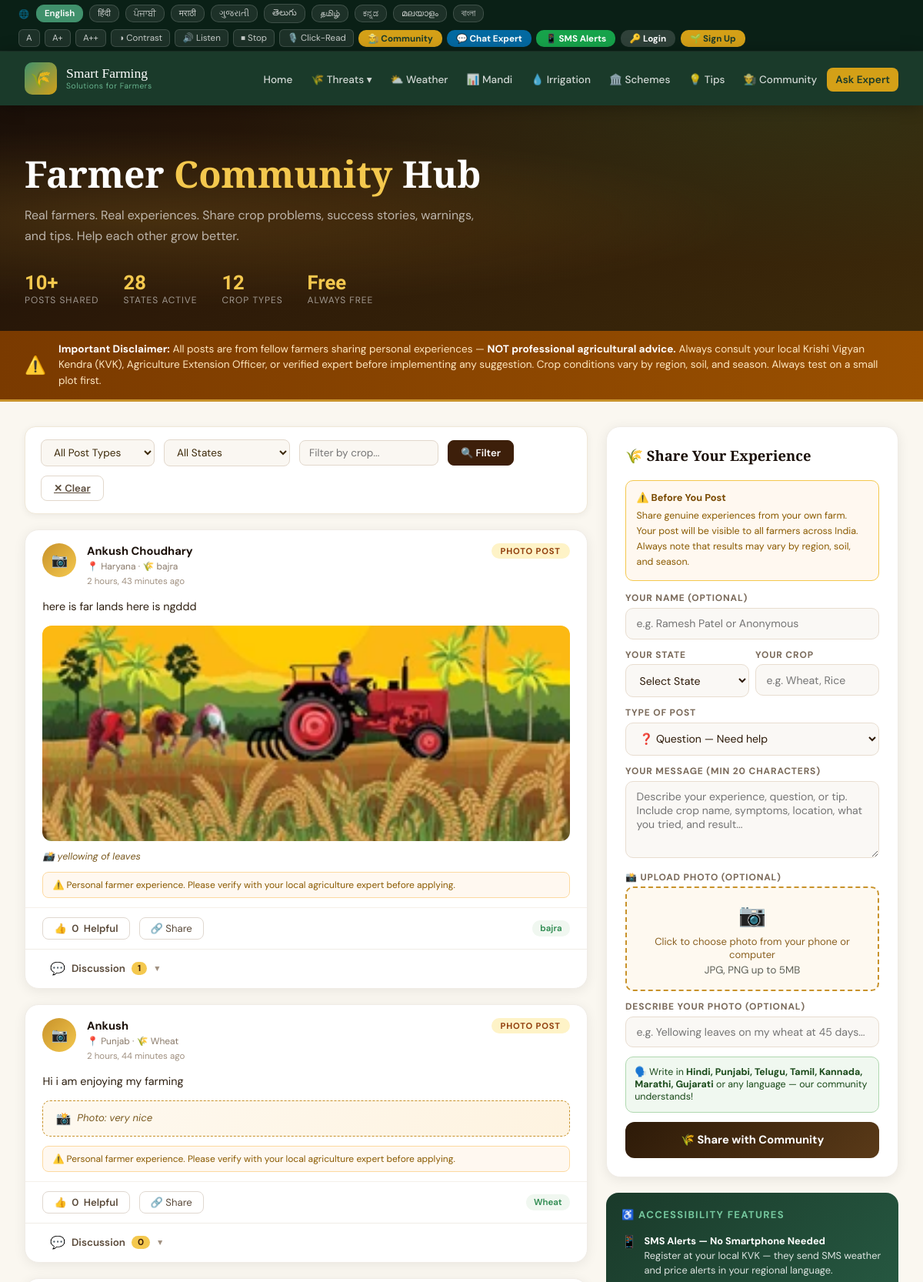
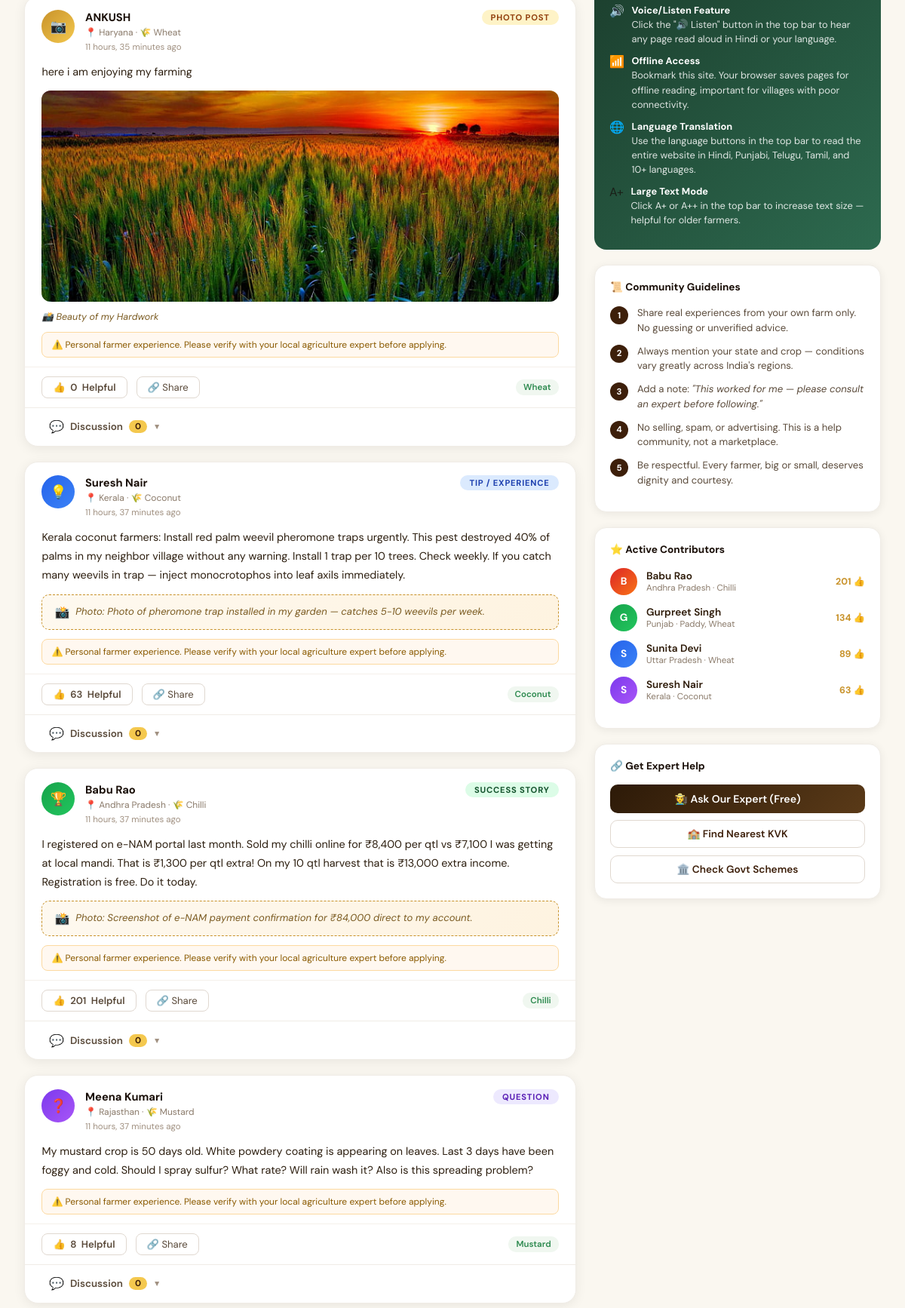
/community/ (upper part), run on the app's committed database (2 pictures, top to bottom).
### farming/models.py (models this page shows, shortened)
class CommunityPost(models.Model):
    CATEGORY_CHOICES = [
        ('question', 'Question'),
        ('tip', 'Tip / Experience'),
        ('success', 'Success Story'),
        ('warning', 'Warning / Alert'),
        ('photo', 'Photo Post'),
    ]
    name = models.CharField(max_length=200, default='Anonymous Farmer')
    state = models.CharField(max_length=100, blank=True, default='')
    crop = models.CharField(max_length=200, blank=True, default='')
    category = models.CharField(max_length=20, choices=CATEGORY_CHOICES, default='question')
    content = models.TextField()
    photo = models.ImageField(upload_to='community/', blank=True, null=True)
    photo_description = models.CharField(max_length=500, blank=True, default='')
    likes = models.IntegerField(default=0)
    created_at = models.DateTimeField(auto_now_add=True)
    is_approved = models.BooleanField(default=True)
    class Meta:
        ordering = ['-created_at']

### farming/views.py (the view, shortened to what this page needs)
# urls.py: path('community/', views.community, name='community'),
def community(request):
    category_filter = request.GET.get('category', '')
    crop_filter = request.GET.get('crop', '')
    state_filter = request.GET.get('state', '')
    posts = CommunityPost.objects.filter(is_approved=True)
    if category_filter:
        posts = posts.filter(category=category_filter)
    if crop_filter:
        posts = posts.filter(crop__icontains=crop_filter)
    if state_filter:
        posts = posts.filter(state__icontains=state_filter)
    indian_states = [
        'Andhra Pradesh', 'Arunachal Pradesh', 'Assam', 'Bihar', 'Chhattisgarh',
        'Goa', 'Gujarat', 'Haryana', 'Himachal Pradesh', 'Jharkhand', 'Karnataka',
        'Kerala', 'Madhya Pradesh', 'Maharashtra', 'Manipur', 'Meghalaya', 'Mizoram',
        'Nagaland', 'Odisha', 'Punjab', 'Rajasthan', 'Sikkim', 'Tamil Nadu',
        'Telangana', 'Tripura', 'Uttar Pradesh', 'Uttarakhand', 'West Bengal',
    ]
    from .models import PostComment
    for post in posts:
        post.top_comments = post.comments.filter(parent=None).prefetch_related('replies')[:50]
    return render(request, 'farming/community.html', {
        'posts': posts,
        'category_filter': category_filter,
        'crop_filter': crop_filter,
        'state_filter': state_filter,
        'total_posts': CommunityPost.objects.filter(is_approved=True).count(),
        'indian_states': indian_states,
        'categories': CommunityPost.CATEGORY_CHOICES,
    })

### farming/templates/farming/community.html (shortened to what this page needs)
{% extends 'farming/base.html' %}
{% block content %}
<div class="comm-hero">
  <div class="comm-hero-inner">
    <h1 class="comm-title">Farmer <span>Community</span> Hub</h1>
    <p class="comm-subtitle">Real farmers. Real experiences. Share crop problems, success stories, warnings, and tips. Help each other grow better.</p>
    <div class="comm-stats">
      <div class="cs"><div class="num">{{ total_posts }}+</div><div class="lbl">Posts Shared</div></div>
      <div class="cs"><div class="num">28</div><div class="lbl">States Active</div></div>
      <div class="cs"><div class="num">12</div><div class="lbl">Crop Types</div></div>
      <div class="cs"><div class="num">Free</div><div class="lbl">Always Free</div></div>
    </div>
  </div>
</div>
<div class="disclaimer">
  <div class="disc-inner">
    <span style="font-size:1.4rem;flex-shrink:0;">⚠️</span>
    <p class="disc-text"><strong>Important Disclaimer:</strong> All posts are from fellow farmers sharing personal experiences — <strong>NOT professional agricultural advice.</strong> Always consult your local Krishi Vigyan Kendra (KVK), Agriculture Extension Officer, or verified expert before implementing any suggestion. Crop conditions vary by region, soil, and season. Always test on a small plot first.</p>
  </div>
</div>
<div class="comm-body">
  <div>
    <form method="GET" class="filter-bar">
      <select name="category" class="filter-select" onchange="this.form.submit()">
        <option value="">All Post Types</option>
      </select>
      <select name="state" class="filter-select" onchange="this.form.submit()">
        <option value="">All States</option>
      </select>
      <input type="text" name="crop" placeholder="Filter by crop..." value="{{ crop_filter }}" class="filter-select" style="min-width:150px;">
      <button type="submit" class="filter-btn active">🔍 Filter</button>
      <a href="{% url 'community' %}" class="filter-btn">✕ Clear</a>
    </form>
    {% for post in posts %}
    <div class="post-card" id="post-{{ post.pk }}">
      <div class="post-header">
        <div class="post-avatar {% if post.category == 'success' %}av-success{% elif post.category == 'warning' %}av-warning{% elif post.category == 'question' %}av-question{% elif post.category == 'photo' %}av-photo{% else %}av-tip{% endif %}">
          {% if post.category == 'success' %}🏆{% elif post.category == 'warning' %}🚨{% elif post.category == 'question' %}❓{% elif post.category == 'photo' %}📷{% else %}💡{% endif %}
        </div>
        <div class="post-meta">
          <div class="post-name">{{ post.name }}</div>
          <div class="post-state-crop">{% if post.state %}📍 {{ post.state }}{% endif %}{% if post.crop %} · 🌾 {{ post.crop }}{% endif %}</div>
          <div class="post-time">{{ post.created_at|timesince }} ago</div>
        </div>
        <span class="post-badge badge-{{ post.category }}">{{ post.get_category_display }}</span>
      </div>
      <div class="post-body">
        <p class="post-content">{{ post.content }}</p>
        {% if post.photo %}
        <div style="margin-bottom:.75rem;">
          <img src="{{ post.photo.url }}" alt="Farmer photo" style="width:100%;border-radius:12px;max-height:280px;object-fit:cover;">
          {% if post.photo_description %}
          <p style="font-size:.78rem;color:#7a5a20;font-style:italic;margin-top:.4rem;">📸 {{ post.photo_description }}</p>
          {% endif %}
        </div>
        {% elif post.photo_description %}
        <div class="photo-box">
          <span>📸</span>
          <p>Photo: {{ post.photo_description }}</p>
        </div>
        {% endif %}
        <div class="post-disclaimer">⚠️ Personal farmer experience. Please verify with your local agriculture expert before applying.</div>
      </div>
      <div class="post-footer">
        <button class="like-btn" onclick="likePost({{ post.pk }}, this)">
          <span>👍</span> <span class="like-count">{{ post.likes }}</span> Helpful
        </button>
        <button class="share-btn" onclick="sharePost('{{ post.name|escapejs }}', '{{ post.content|truncatechars:100|escapejs }}')">🔗 Share</button>
        {% if post.crop %}<span class="crop-tag">{{ post.crop }}</span>{% endif %}
      </div>
            <div class="chat-section" id="chat-{{ post.pk }}">
              <div class="chat-toggle-row">
                <button class="chat-toggle-btn" onclick="toggleChat('{{ post.pk }}', this)">
                  <span class="ct-icon">💬</span>
                  <span class="ct-label">Discussion</span>
                  <span class="ct-count" id="ccount-{{ post.pk }}">{{ post.top_comments.count }}</span>
                  <span class="ct-arrow" id="arrow-{{ post.pk }}">▼</span>
                </button>
              </div>
            </div>
    </div>
    {% empty %}
    <div style="text-align:center;padding:3rem;background:white;border-radius:18px;color:#8a7a6a;">
      <div style="font-size:3rem;margin-bottom:1rem;">🌾</div>
      <h3 style="color:#3d1f0a;margin-bottom:0.5rem;">No posts for this filter</h3>
      <p>Be the first to share your farming experience!</p>
    </div>
    {% endfor %}
  </div>
  <div class="sidebar">
    <div class="post-form-card">
      <h2 class="form-title">🌾 Share Your Experience</h2>
      <div class="form-disclaimer">
        <h4>⚠️ Before You Post</h4>
        <p>Share genuine experiences from your own farm. Your post will be visible to all farmers across India. Always note that results may vary by region, soil, and season.</p>
      </div>
      <form method="POST" action="{% url 'community_post' %}" enctype="multipart/form-data">
        <div class="cf-group">
          <label>Your Name (optional)</label>
          <input type="text" name="name" placeholder="e.g. Ramesh Patel or Anonymous" maxlength="100">
        </div>
        <div class="cf-row">
          <div class="cf-group">
            <label>Your State</label>
            <select name="state">
              <option value="">Select State</option>
            </select>
          </div>
          <div class="cf-group">
            <label>Your Crop</label>
            <input type="text" name="crop" placeholder="e.g. Wheat, Rice">
          </div>
        </div>
        <div class="cf-group">
          <label>Type of Post</label>
          <select name="category" required>
            <option value="question">❓ Question — Need help</option>
          </select>
        </div>
        <div class="cf-group">
          <label>Your Message (min 20 characters)</label>
          <textarea name="content" placeholder="Describe your experience, question, or tip. Include crop name, symptoms, location, what you tried, and result..." required minlength="20"></textarea>
        </div>
        <div class="cf-group">
          <label>📸 Upload Photo (optional)</label>
          <div class="photo-upload-zone" onclick="document.getElementById('photoInput').click()" id="photoZone">
            <div style="font-size:1.8rem;">📷</div>
            <p id="photoZoneText">Click to choose photo from your phone or computer</p>
            <small style="opacity:0.7;">JPG, PNG up to 5MB</small>
          </div>
        </div>
        <div class="cf-group">
          <label>Describe Your Photo (optional)</label>
          <input type="text" name="photo_description" placeholder="e.g. Yellowing leaves on my wheat at 45 days..." maxlength="500">
        </div>
        <div style="background:#f0f8f0;border:1px solid #b0d8b0;border-radius:10px;padding:0.7rem;margin-bottom:0.75rem;font-size:0.78rem;color:#1a4a1a;">
          🗣️ Write in <strong>Hindi, Punjabi, Telugu, Tamil, Kannada, Marathi, Gujarati</strong> or any language — our community understands!
        </div>
        <button type="submit" class="submit-btn">🌾 Share with Community</button>
      </form>
    </div>
    <div class="access-card">
      <h3>♿ Accessibility Features</h3>
      <div class="access-item"><span style="font-size:1rem;">📱</span><div class="at"><strong>SMS Alerts — No Smartphone Needed</strong>Register at your local KVK — they send SMS weather and price alerts in your regional language.</div></div>
      <div class="access-item"><span style="font-size:1rem;">🔊</span><div class="at"><strong>Voice/Listen Feature</strong>Click the "🔊 Listen" button in the top bar to hear any page read aloud in Hindi or your language.</div></div>
      <div class="access-item"><span style="font-size:1rem;">📶</span><div class="at"><strong>Offline Access</strong>Bookmark this site. Your browser saves pages for offline reading, important for villages with poor connectivity.</div></div>
      <div class="access-item"><span style="font-size:1rem;">🌐</span><div class="at"><strong>Language Translation</strong>Use the language buttons in the top bar to read the entire website in Hindi, Punjabi, Telugu, Tamil, and 10+ languages.</div></div>
      <div class="access-item"><span style="font-size:1rem;">A+</span><div class="at"><strong>Large Text Mode</strong>Click A+ or A++ in the top bar to increase text size — helpful for older farmers.</div></div>
    </div>
    <div class="sidebar-card">
      <h3>📜 Community Guidelines</h3>
      <div class="community-rule"><div class="rule-num">1</div><p>Share real experiences from your own farm only. No guessing or unverified advice.</p></div>
      <div class="community-rule"><div class="rule-num">2</div><p>Always mention your state and crop — conditions vary greatly across India's regions.</p></div>
      <div class="community-rule"><div class="rule-num">3</div><p>Add a note: <em>"This worked for me — please consult an expert before following."</em></p></div>
      <div class="community-rule"><div class="rule-num">4</div><p>No selling, spam, or advertising. This is a help community, not a marketplace.</p></div>
      <div class="community-rule"><div class="rule-num">5</div><p>Be respectful. Every farmer, big or small, deserves dignity and courtesy.</p></div>
    </div>
    <div class="sidebar-card">
      <h3>⭐ Active Contributors</h3>
      <div class="contributor"><div class="contrib-avatar" style="background:linear-gradient(135deg,#dc2626,#f97316);">B</div><div><div class="contrib-name">Babu Rao</div><div class="contrib-info">Andhra Pradesh · Chilli</div></div><div class="contrib-count">201 👍</div></div>
      <div class="contributor"><div class="contrib-avatar" style="background:linear-gradient(135deg,#16a34a,#22c55e);">G</div><div><div class="contrib-name">Gurpreet Singh</div><div class="contrib-info">Punjab · Paddy, Wheat</div></div><div class="contrib-count">134 👍</div></div>
      <div class="contributor"><div class="contrib-avatar" style="background:linear-gradient(135deg,#2563eb,#3b82f6);">S</div><div><div class="contrib-name">Sunita Devi</div><div class="contrib-info">Uttar Pradesh · Wheat</div></div><div class="contrib-count">89 👍</div></div>
      <div class="contributor"><div class="contrib-avatar" style="background:linear-gradient(135deg,#7c3aed,#a855f7);">S</div><div><div class="contrib-name">Suresh Nair</div><div class="contrib-info">Kerala · Coconut</div></div><div class="contrib-count">63 👍</div></div>
    </div>
    <div class="sidebar-card">
      <h3>🔗 Get Expert Help</h3>
      <a href="{% url 'ask_expert' %}" style="display:block;background:linear-gradient(135deg,#2d1a08,#5a3a18);color:white;text-decoration:none;padding:10px 14px;border-radius:10px;font-size:0.88rem;font-weight:600;margin-bottom:0.6rem;text-align:center;">🧑‍🌾 Ask Our Expert (Free)</a>
      <a href="https://kvk.icar.gov.in" target="_blank" style="display:block;border:1.5px solid #e0d8d0;color:#3d1f0a;text-decoration:none;padding:9px 14px;border-radius:10px;font-size:0.85rem;font-weight:600;margin-bottom:0.6rem;text-align:center;">🏫 Find Nearest KVK</a>
      <a href="{% url 'govt_schemes' %}" style="display:block;border:1.5px solid #e0d8d0;color:#3d1f0a;text-decoration:none;padding:9px 14px;border-radius:10px;font-size:0.85rem;font-weight:600;text-align:center;">🏛️ Check Govt Schemes</a>
    </div>
  </div>
</div>
{% endblock %}

### data on the page
CommunityPost: name "Ankush Choudhary", state "Haryana", crop "bajra", created_at "2 hours, 43 minutes", category "PHOTO POST", content "here is far lands here is ngddd", photo (picture), photo_description "yellowing of leaves", likes "0", top_comments.count "1"
CommunityPost: name "Ankush", state "Punjab", crop "Wheat", created_at "2 hours, 44 minutes", category "PHOTO POST", content "Hi i am enjoying my farming", photo_description "very nice", likes "0", top_comments.count "0"
CommunityPost: name "ANKUSH", state "Haryana", crop "Wheat", created_at "11 hours, 35 minutes", category "PHOTO POST", content "here i am enjoying my farming", photo (picture), photo_description "Beauty of my Hardwork", likes "0", top_comments.count "0"
CommunityPost: name "Suresh Nair", state "Kerala", crop "Coconut", created_at "11 hours, 37 minutes", category "TIP / EXPERIENCE", content "Kerala coconut farmers: Install red palm weevil pheromone traps urgently. This pest destroyed 40% of palms in my neighbor village without any warning. Install 1 trap per 10 trees. Check weekly. If you catch many weevils in trap — inject monocrotophos into leaf axils immediately.", photo_description "Photo of pheromone trap installed in my garden — catches 5-10 weevils per week.", likes "63", top_comments.count "0"
CommunityPost: name "Babu Rao", state "Andhra Pradesh", crop "Chilli", created_at "11 hours, 37 minutes", category "SUCCESS STORY", content "I registered on e-NAM portal last month. Sold my chilli online for ₹8,400 per qtl vs ₹7,100 I was getting at local mandi. That is ₹1,300 per qtl extra! On my 10 qtl harvest that is ₹13,000 extra income. Registration is free. Do it today.", photo_description "Screenshot of e-NAM payment confirmation for ₹84,000 direct to my account.", likes "201", top_comments.count "0"
CommunityPost: name "Meena Kumari", state "Rajasthan", crop "Mustard", created_at "11 hours, 37 minutes", category "QUESTION", content "My mustard crop is 50 days old. White powdery coating is appearing on leaves. Last 3 days have been foggy and cold. Should I spray sulfur? What rate? Will rain wash it? Also is this spreading problem?", likes "8", top_comments.count "0"

### other printed values
{{ total_posts }} "10"
